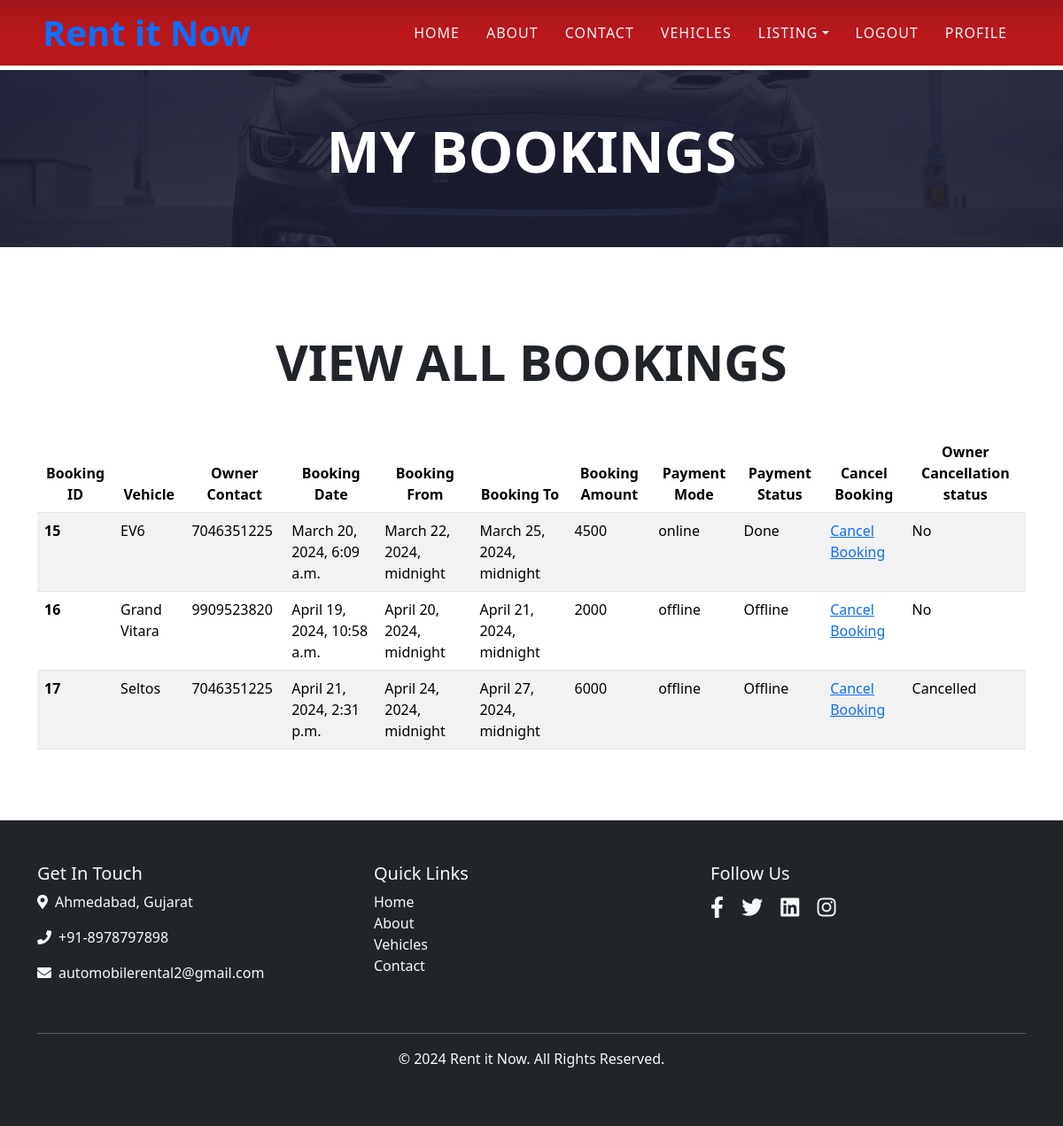
Screenshot of /userbookings (signed in) with the database file from the repository.
### myapp/models.py (models this page shows, shortened)
class Booking(models.Model):
    user = models.ForeignKey(login_table, on_delete=models.CASCADE)
    vehicle = models.ForeignKey(Vehicle, on_delete=models.CASCADE)
    booking_date = models.DateTimeField(auto_now_add=True)
    is_confirmed = models.BooleanField(default=False)
    booking_from = models.DateTimeField()
    booking_to = models.DateTimeField()
    booking_amount = models.IntegerField(default=0)
    pmlist = (
        ("online", "online"),
        ("offline", "offline")
    )
    payment_mode = models.CharField(max_length=255, choices=pmlist, default="")
    pslist = (
        ("Pending", "Pending"),
        ("Done", "Done"),
        ("Offline", "Offline"),
    )
    payment_status = models.CharField(max_length=255, choices=pslist, default="")
    cancellation_status = models.CharField(max_length=255, default="No")
    owner_cancel=models.CharField(max_length=255,default="No")

class Vehicle(models.Model):
    vendor = models.ForeignKey(login_table, on_delete=models.CASCADE)
    company = models.CharField(max_length=255)
    model_name = models.CharField(max_length=255)
    model_year = models.CharField(max_length=255)
    base_rent_perday = models.IntegerField()
    weekend_multiplier = models.FloatField(default=1.5, help_text="Weekend rate multiplier")
    location = models.CharField(max_length=255)
    area = models.ForeignKey(Area, on_delete=models.CASCADE)
    city = models.ForeignKey(City, on_delete=models.CASCADE)
    state = models.ForeignKey(State, on_delete=models.CASCADE)
    model_photo = models.ImageField(upload_to="photos")
    rc_book = models.FileField(upload_to="pdfs",default="")
    def photos(self):
        return mark_safe('<img src ="{}" width ="100"/>'.format(self.model_photo.url))
    photos.allow_tags = True
    def __str__(self):
        return self.model_name

class login_table(models.Model):
    name = models.CharField(max_length=100)
    email_id=models.EmailField()
    phone_no=models.IntegerField()
    password = models.CharField(max_length=300, default="admin")
    photo = models.ImageField(upload_to="photos")
    dob = models.DateField()
    address = models.TextField()
    def photos(self):
        return mark_safe('<img src ="{}" width ="100"/>'.format(self.photo.url))
    photos.allow_tags = True
    ROLE = (
        ("Lessor", "Lessor"),
        ("Lessee", "Lessee")
    )
    usertype = models.CharField(max_length=100,choices=ROLE)
    is_verified = models.BooleanField(default=False)
    comments = models.CharField(max_length=100,default="")
    reset_token = models.UUIDField(null=True, blank=True)
    reset_expiry = models.DateTimeField(null=True, blank=True)

### myapp/views.py (the view)
# urls.py: path('userbookings', views.userbookings, name='userbookings'),
def userbookings(request):
    uid = request.session.get('log_id')
    if uid:
        bookings = Booking.objects.filter(user_id=uid)
    else:
        bookings = Booking.objects.none()
    return render(request, 'userbookings.html', {'bookingdata': bookings})

### myapp/context_processors.py (called while the page is built)
def user_context(request):
    context = {}
    try:
        uid = request.session.get('log_id')
        if uid:
            userdata = login_table.objects.get(id=uid)
            Owner = (userdata.usertype == "Lessor")
            context = {
                'userdata': userdata,
                'Owner': Owner,
            }
    except:
        pass
    return context

### myapp/templates/userbookings.html (shortened to what this page needs)
{% extends 'basic.html' %}
{% load static %}
{% block body %}
    <div class="container-fluid page-header" style="margin-top:5px;">
        <h1 class="display-3 text-uppercase text-white mb-3">My Bookings</h1>
    </div>
    <div class="container-fluid py-5">
        <div class="container pt-5 pb-3">
            <h1 class="display-4 text-uppercase text-center mb-5">View All Bookings</h1>
            <table class="table table-striped">
          <thead class="text-primary text-center">
            <tr>
              <th scope="col">Booking ID</th>
              <th scope="col">Vehicle</th>
              <th scope="col">Owner Contact</th>
              <th scope="col">Booking Date</th>
              <th scope="col">Booking From</th>
              <th scope="col">Booking To</th>
              <th scope="col">Booking Amount</th>
              <th scope="col">Payment Mode</th>
              <th scope="col">Payment Status</th>
                <th scope="col">Cancel Booking</th>
                <th scope="col">Owner Cancellation status</th>
            </tr>
          </thead>
          <tbody class="text-dark">
          {% for mb in bookingdata %}
            <tr>
              <th scope="row">{{mb.id}}</th>
              <td>{{mb.vehicle}}</td>
              <td>{{mb.vehicle.vendor.phone_no}}</td>
              <td>{{mb.booking_date}}</td>
              <td>{{mb.booking_from}}</td>
              <td>{{mb.booking_to}}</td>
              <td>{{mb.booking_amount}}</td>
              <td>{{mb.payment_mode}}</td>
              <td>{{mb.payment_status}}</td>
              <td>
                  {% if mb.cancellation_status == "Cancelled" %}
                  <b>Cancelled</b>
                  {% else %}
                  <a href="/cancelbooking/{{mb.id}}">Cancel Booking</a>
                  {% endif %}
              </td>
                <td>{{mb.owner_cancel}}</td>
            </tr>
          {% endfor %}
          </tbody>
        </table>
        </div>
    </div>
{% endblock %}

### myapp/static/css/style.css (style rules this page uses)
:root { --primary: #19323c; --secondary: #ba181b; --light: #F4F5F8; --dark: #a4161a ; }
h1, h2, .font-weight-bold { font-weight: 700 !important; }
.page-header { height: 200px; display: flex; flex-direction: column; align-items: center; justify-content: center; background: linear-gradient(rgba(28, 30, 50, .9), rgba(28, 30, 50, .9)), url(../img/bg-banner.jpg); background-position: center center; background-size: cover; }

### rows the page displays
Booking: id "15", vehicle "EV6", vehicle.vendor.phone_no "7046351225", booking_date "March 20, 2024, 6:09 a.m.", booking_from "March 22, 2024, midnight", booking_to "March 25, 2024, midnight", booking_amount "4500", payment_mode "online", payment_status "Done", owner_cancel "No"
Booking: id "16", vehicle "Grand Vitara", vehicle.vendor.phone_no "9909523820", booking_date "April 19, 2024, 10:58 a.m.", booking_from "April 20, 2024, midnight", booking_to "April 21, 2024, midnight", booking_amount "2000", payment_mode "offline", payment_status "Offline", owner_cancel "No"
Booking: id "17", vehicle "Seltos", vehicle.vendor.phone_no "7046351225", booking_date "April 21, 2024, 2:31 p.m.", booking_from "April 24, 2024, midnight", booking_to "April 27, 2024, midnight", booking_amount "6000", payment_mode "offline", payment_status "Offline", owner_cancel "Cancelled"
